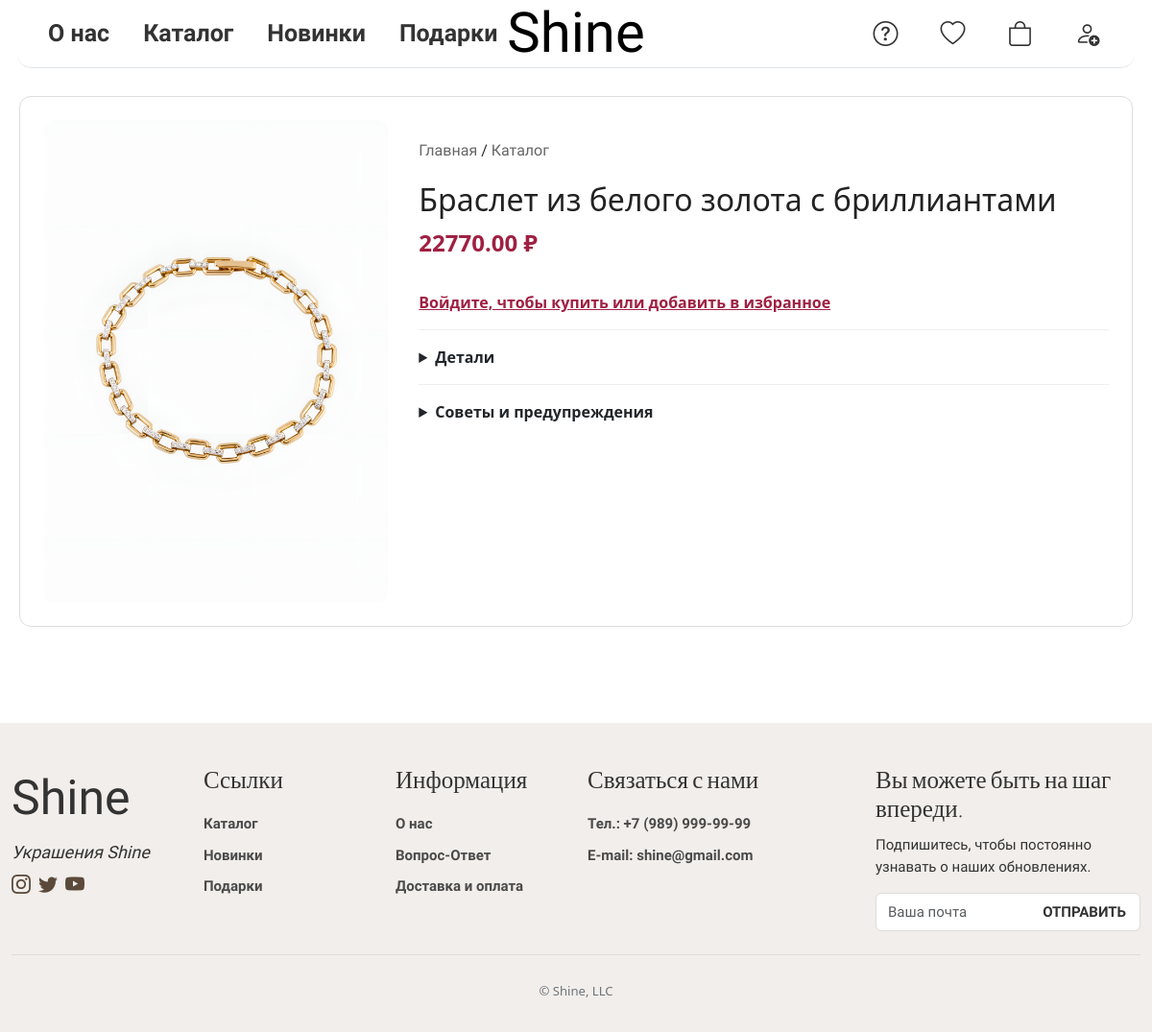
Screenshot of /product/2/ with the database file from the repository.
### webapp/models.py (models this page shows, shortened)
class ViewProduct(models.Model):
    TYPE_CHOICES = [
        ('all', 'Показать все'),
        ('gold', 'Золото'),
        ('silver', 'Серебро'),
    ]
    type_material = models.CharField(max_length=10,choices=TYPE_CHOICES, verbose_name="Вид материала",default='all')
    category = models.ForeignKey(TypeProduct, related_name='view_products', on_delete=models.CASCADE, verbose_name='Категория', null=True, blank=True)
    product = models.ImageField(upload_to='product', verbose_name="Изображение товара")
    name_product = models.CharField(max_length=200, verbose_name="Название")
    price = models.DecimalField(max_digits=10, decimal_places=2, verbose_name="Цена")
    quantity = models.PositiveIntegerField(default=0, verbose_name="Количество")
    is_active = models.BooleanField(default=True, verbose_name="Активен", db_index=True)
    views = models.PositiveIntegerField(default=0, verbose_name="Просмотры")
    created_at = models.DateTimeField(auto_now_add=True)
    updated_at = models.DateTimeField(auto_now=True)
    old_price = models.DecimalField(max_digits=10, decimal_places=2, blank=True, null=True, verbose_name='Старая цена')
    discount = models.DecimalField(max_digits=5, decimal_places=2, blank=True, null=True, verbose_name='Скидка (%)')
    final_price = models.DecimalField(max_digits=10, decimal_places=2, blank=True, null=True,verbose_name='Цена со скидкой')
    objects = ProductQuerySet.as_manager()
    class Meta:
        ordering = ['-created_at']
        verbose_name = 'Все товары'
        verbose_name_plural = 'Все товары'
        indexes = [models.Index(fields=['is_active']),]

### webapp/views.py (the view)
# urls.py: path('product/<int:pk>/', views.product_view, name='product_view'),
def product_view(request, pk):
    product = get_object_or_404(ViewProduct, pk=pk)
    info = InfoProduct.objects.filter(view_product=product).first()
    details = ProductDetail.objects.filter(product=info) if info else []
    warnings = ProductWarning.objects.filter(product=info) if info else []
    return render(request, 'product.html', {
        'product': product,
        'info': info,
        'details': details,
        'warnings': warnings,
    })

### templates/product.html (shortened to what this page needs)
{% extends 'base.html' %}
{% load static %}
{% block content %}
<div class="nova-product-container">
  <div class="nova-product-card">
    <div class="nova-left">
      <img src="{{ product.product.url }}" alt="{{ product.name_product }}" class="nova-product-img">
    </div>
    <div class="nova-right">
      <div class="shine-breadcrumb">
        <a href="{% url 'main' %}" class="shine-breadcrumb-link">Главная</a> /
        <a href="{% url 'helper' %}" class="shine-breadcrumb-link">Каталог</a>
      </div>
      <h1 class="nova-product-title">{{ product.name_product }}</h1>
      <p class="nova-product-price">{{ product.price }} ₽</p>
      {% if request.user.is_authenticated %}
        {% if product in wishlist_products %}
          <form action="" method="post" class="nova-inline-form">
            {% csrf_token %}<button class="nova-heart active">♥</button>
          </form>
        {% else %}
          <form action="" method="post" class="nova-inline-form">
            {% csrf_token %}<button class="nova-heart">♡</button>
          </form>
        {% endif %}
        {% if product in cart_products %}
          <form action="" method="post" class="nova-inline-form">
            {% csrf_token %}<button class="nova-btn-buy">Убрать из корзины</button>
          </form>
        {% else %}
          <form action="" method="post" class="nova-inline-form">
            {% csrf_token %}<button class="nova-btn-buy">Купить</button>
          </form>
        {% endif %}
      {% else %}
        <a href="" class="nova-login-link">
          Войдите, чтобы купить или добавить в избранное
        </a>
      {% endif %}
      <details class="nova-details-section">
        <summary class="nova-summary">Детали</summary>
      </details>
      <details class="nova-details-section">
  <summary class="nova-summary">Советы и предупреждения</summary>
</details>
    </div>
  </div>
</div>
{% endblock %}

### webapp/static/css/style.css (style rules this page uses)
html, body { height: 100%; margin: 0; }
body { display: flex; flex-direction: column; }
.shine-breadcrumb { font-family: "Bellota", system-ui; margin: 20px 0; font-size: 16px; }
.shine-breadcrumb-link { text-decoration: none; color: #666 !important; }
.nova-product-container { max-width: 1820px; margin: 0 auto; padding: 100px 20px; }
.nova-product-card { display: flex; flex-wrap: wrap; gap: 2rem; border: 1px solid #ddd; border-radius: 12px; background-color: #fff; padding: 1.5rem; }
.nova-left { flex: 1; max-width: 400px; }
.nova-product-img { width: 100%; border-radius: 12px; object-fit: contain; }
.nova-right { flex: 2; min-width: 300px; }
.nova-product-title { font-size: 2rem; margin-bottom: 0.5rem; color: #222; }
.nova-product-price { font-size: 1.5rem; color: #9F2042; margin-bottom: 1rem; font-weight: 600; }
.nova-details-section { margin-top: 1rem; border-top: 1px solid #eee; padding-top: 1rem; }
.nova-summary { font-weight: bold; font-size: 1rem; cursor: pointer; user-select: none; }
.nova-login-link { color: #9F2042; text-decoration: underline; font-weight: 600; display: inline-block; margin-top: 1rem; }

### rows the page displays
ViewProduct: product (picture), name_product "Браслет из белого золота с бриллиантами", price "22770.00"
